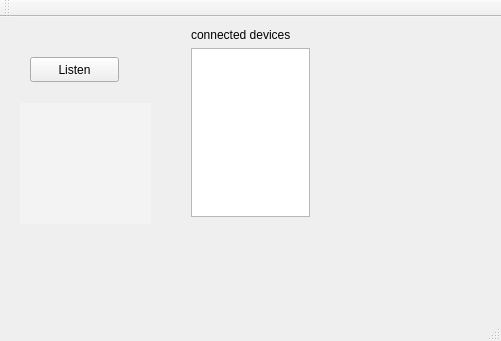
<?xml version="1.0" encoding="UTF-8"?>
<ui version="4.0">
 <class>serverSide</class>
 <widget class="QMainWindow" name="serverSide">
  <property name="geometry">
   <rect>
    <x>0</x>
    <y>0</y>
    <width>501</width>
    <height>341</height>
   </rect>
  </property>
  <property name="windowTitle">
   <string>serverSide</string>
  </property>
  <widget class="QWidget" name="centralWidget">
   <widget class="QPushButton" name="listenButton">
    <property name="geometry">
     <rect>
      <x>30</x>
      <y>40</y>
      <width>89</width>
      <height>25</height>
     </rect>
    </property>
    <property name="text">
     <string>Listen</string>
    </property>
   </widget>
   <widget class="QLabel" name="label_2">
    <property name="geometry">
     <rect>
      <x>20</x>
      <y>86</y>
      <width>131</width>
      <height>121</height>
     </rect>
    </property>
    <property name="styleSheet">
     <string notr="true">background-color: rgb(243, 243, 243);</string>
    </property>
    <property name="text">
     <string/>
    </property>
   </widget>
   <widget class="QWidget" name="layoutWidget">
    <property name="geometry">
     <rect>
      <x>180</x>
      <y>0</y>
      <width>141</width>
      <height>211</height>
     </rect>
    </property>
    <layout class="QVBoxLayout" name="verticalLayout_2">
     <item>
      <layout class="QVBoxLayout" name="verticalLayout">
       <item>
        <widget class="QLabel" name="label">
         <property name="text">
          <string>connected devices</string>
         </property>
        </widget>
       </item>
      </layout>
     </item>
     <item>
      <widget class="QListWidget" name="listWidget"/>
     </item>
    </layout>
   </widget>
  </widget>
  <widget class="QMenuBar" name="menuBar">
   <property name="geometry">
    <rect>
     <x>0</x>
     <y>0</y>
     <width>501</width>
     <height>22</height>
    </rect>
   </property>
  </widget>
  <widget class="QToolBar" name="mainToolBar">
   <attribute name="toolBarArea">
    <enum>TopToolBarArea</enum>
   </attribute>
   <attribute name="toolBarBreak">
    <bool>false</bool>
   </attribute>
  </widget>
  <widget class="QStatusBar" name="statusBar"/>
 </widget>
 <layoutdefault spacing="6" margin="11"/>
 <resources/>
 <connections/>
</ui>
